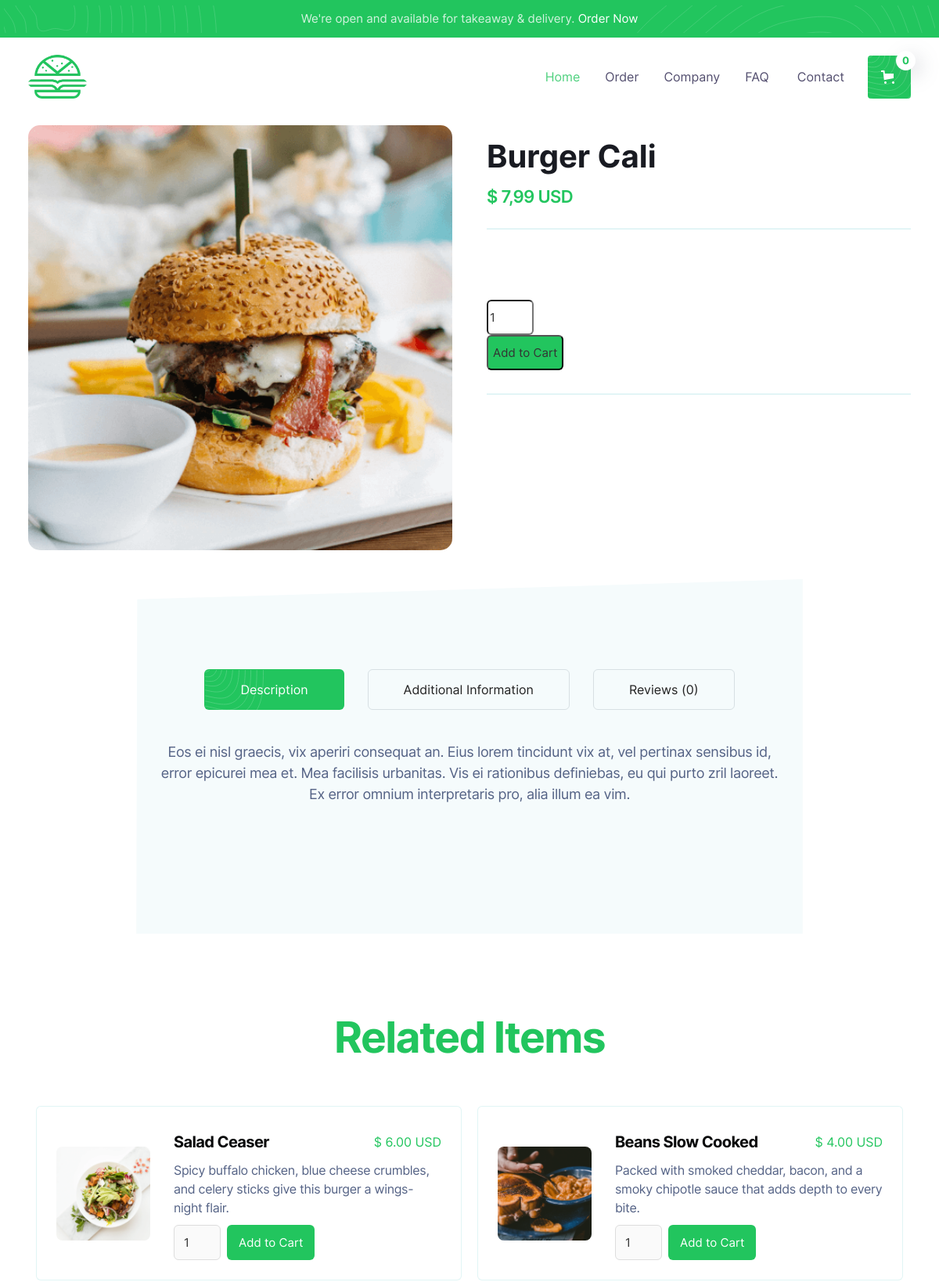
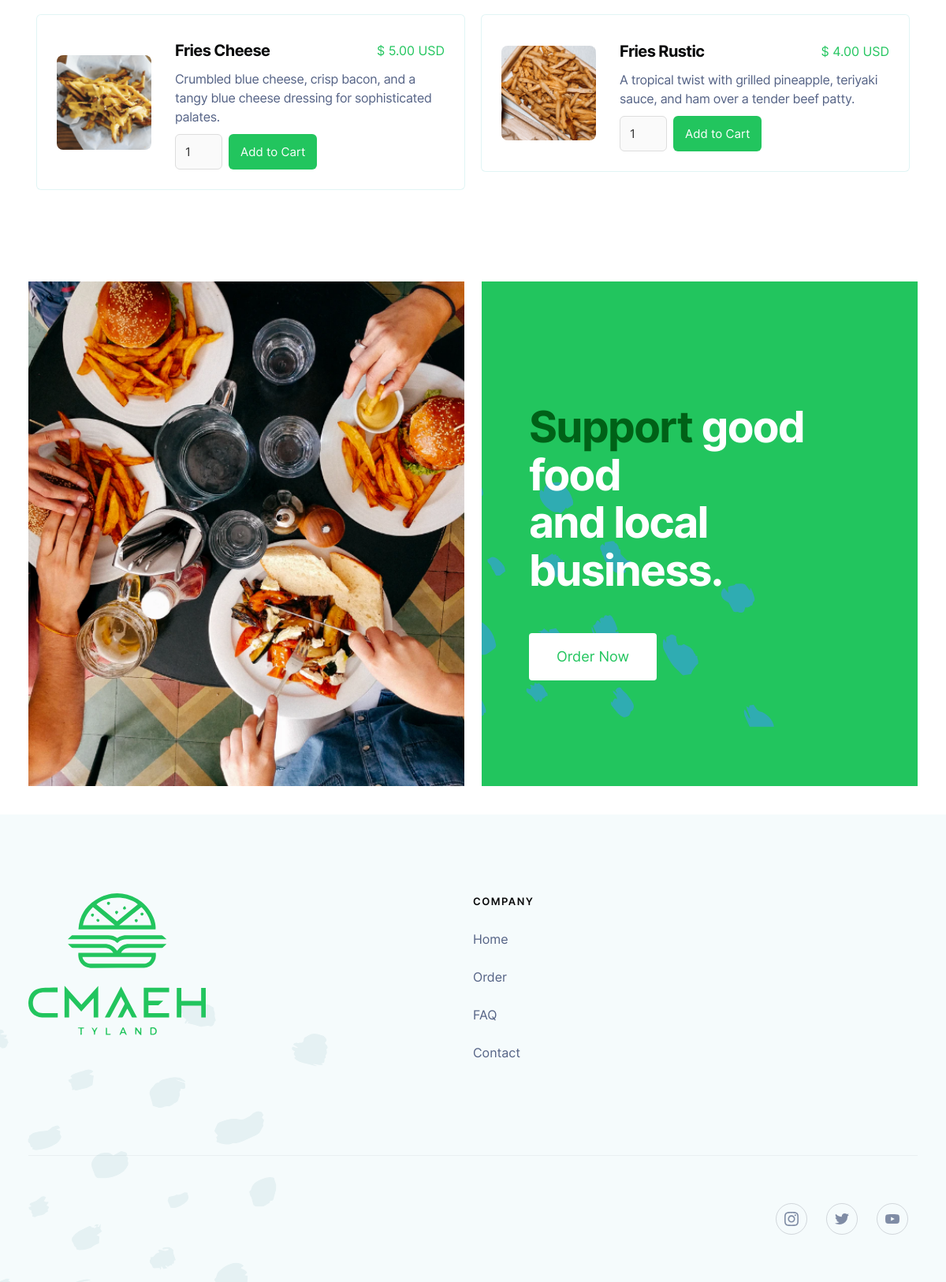
The page /product/burger-cali on the database its author committed (2 pictures, top to bottom).
### core/models.py (models this page shows, shortened)
class Product(models.Model):
  BURGER = 'burgers'
  SIDE = 'sides'
  DRINK = 'drinks'
  CATEGORY_CHOICES = [
    (BURGER, 'Burgers'),
    (SIDE, 'Sides'),
    (DRINK, 'Drinks'),
  ]
  title = models.CharField(max_length=100)
  subtitle = models.CharField(max_length=200,  blank=True)
  price = models.DecimalField(max_digits=10, decimal_places=2)
  description = models.TextField()
  is_featured = models.BooleanField(default=False)
  slug = AutoSlugField(populate_from='title', unique=True, blank=True)
  image = models.ImageField(null=True)
  category = models.CharField(null=True,max_length=100, choices=CATEGORY_CHOICES)
  additional_info = models.TextField(blank=True)
  created_at = models.DateTimeField(auto_now_add=True)
  updated_at = models.DateTimeField(auto_now=True)

### core/views.py (the view)
# urls.py: path('product/<slug:slug>', views.ProductView.as_view(), name='product_details'),
class ProductView(DetailView):
    model = Product
    context_object_name = 'product'
    template_name = "core/product.html"
    def get_context_data(self, **kwargs):
        context = super().get_context_data(**kwargs)
        return context

### core/templates/core/product.html (shortened to what this page needs)
{% extends 'core/base.html' %} {% load static %}  {% block content %}
<div class="content-section-short reduce-m">
    <div class="container">
        <div class="w-layout-grid product-grid">
            <div class="product-image-wrapper">
                <img data-wf-sku-bindings="%5B%7B%22from%22%3A%22f_main_image_4dr%22%2C%22to%22%3A%22src%22%7D%5D" src="{% static 'media/' %}{{product.image}}" alt="Beans Slow Cooked" class="product-image" />
            </div>
            <div class="product-content">
                <h3>{{product.title}}</h3>
                <div data-wf-sku-bindings="%5B%7B%22from%22%3A%22f_price_%22%2C%22to%22%3A%22innerHTML%22%7D%5D" class="price-text">$ {{product.price}} USD</div>
                <div class="plain-line"></div>
                <div class="full-details w-richtext">
                </div>
                <div>
                    <form method="post" action="/add_to_cart/{{ product.id }}/">
                        <input type="number" pattern="^[0-9]+$" inputMode="numeric" id="quantity-{{ product.id }}" name="quantity" min="1" class="quantity" value="1">
                        <input type="submit" class="order-button" value="Add to Cart">
                    </form>
                </div>
                <div class="plain-line"></div>
            </div>
        </div>
    </div>
</div>
<div class="content-section-bg">
    <div class="container-tight">
        <div data-duration-in="300" data-duration-out="100" data-current="Tab 1" data-easing="ease" class="w-tabs">
            <div class="tab-menu w-tab-menu">
                <a data-w-tab="Tab 1" class="tab-link-round w-inline-block w-tab-link w--current">
                    <div>Description</div>
                </a>
                <a data-w-tab="Tab 2" class="tab-link-round w-inline-block w-tab-link">
                    <div>Additional Information</div>
                </a>
                <a data-w-tab="Tab 3" class="tab-link-round w-inline-block w-tab-link">
                    <div>Reviews (0)</div>
                </a>
            </div>
            <div class="w-tab-content">
                <div data-w-tab="Tab 1" class="w-tab-pane w--tab-active">
                    <div class="additional-details w-richtext">
                        <p>{{product.description}}</p>
                    </div>
                </div>
            </div>
        </div>
    </div>
</div>
<div class="content-section-short">
    <div class="container">
        <div class="title-wrap-centre">
            <h2>Related Items</h2>
        </div>
        <div class="w-dyn-list">
            <div role="list" class="w-dyn-items w-row">
                <div role="listitem" class="menu-item w-dyn-item w-col w-col-6">
                    <div class="food-card">
                        <a href="/product/salad-ceaser" class="food-image-square w-inline-block"><img alt="" data-wf-sku-bindings="%5B%7B%22from%22%3A%22f_main_image_4dr%22%2C%22to%22%3A%22src%22%7D%5D" src="../images/side-2006.png" class="food-image" /></a>
                        <div class="food-card-content">
                            <a href="/product/salad-ceaser" class="food-title-wrap w-inline-block">
                                <h6>Salad Ceaser</h6>
                                <div data-wf-sku-bindings="%5B%7B%22from%22%3A%22f_price_%22%2C%22to%22%3A%22innerHTML%22%7D%5D" class="price">$ 6.00 USD</div>
                            </a>
                            <p class="paragraph">Spicy buffalo chicken, blue cheese crumbles, and celery sticks give this burger a wings-night flair.</p>
                            <div class="add-to-cart">
                                <form data-node-type="commerce-add-to-cart-form" data-commerce-sku-id="661ec1154c61f3baf573e318" data-loading-text="Adding to cart..." data-commerce-product-id="661ec1154c61f3baf573e2cb" class="w-commerce-commerceaddtocartform default-state"><input type="number" pattern="^[0-9]+$" inputMode="numeric" id="quantity-77d000eb734842aa4cf87b0bb03800c1" name="commerce-add-to-cart-quantity-input" min="1" class="w-commerce-commerceaddtocartquantityinput quantity" value="1"
                                    /><input type="submit" data-node-type="commerce-add-to-cart-button" data-loading-text="Adding to cart..." aria-busy="false" aria-haspopup="dialog" class="w-commerce-commerceaddtocartbutton order-button" value="Add to Cart"
                                    /></form>
                            </div>
                        </div>
                    </div>
                </div>
                <div role="listitem" class="menu-item w-dyn-item w-col w-col-6">
                    <div class="food-card">
                        <a href="/product/beans-slow-cooked" aria-current="page" class="food-image-square w-inline-block w--current"><img alt="" data-wf-sku-bindings="%5B%7B%22from%22%3A%22f_main_image_4dr%22%2C%22to%22%3A%22src%22%7D%5D" src="../images/side-2005.png" class="food-image" /></a>
                        <div class="food-card-content">
                            <a href="/product/beans-slow-cooked" aria-current="page" class="food-title-wrap w-inline-block w--current">
                                <h6>Beans Slow Cooked</h6>
                                <div data-wf-sku-bindings="%5B%7B%22from%22%3A%22f_price_%22%2C%22to%22%3A%22innerHTML%22%7D%5D" class="price">$ 4.00 USD</div>
                            </a>
                            <p class="paragraph">Packed with smoked cheddar, bacon, and a smoky chipotle sauce that adds depth to every bite.</p>
                            <div class="add-to-cart">
                                <form data-node-type="commerce-add-to-cart-form" data-commerce-sku-id="661ec1154c61f3baf573e315" data-loading-text="Adding to cart..." data-commerce-product-id="661ec1154c61f3baf573e2ca" class="w-commerce-commerceaddtocartform default-state"><input type="number" pattern="^[0-9]+$" inputMode="numeric" id="quantity-77d000eb734842aa4cf87b0bb03800c1" name="commerce-add-to-cart-quantity-input" min="1" class="w-commerce-commerceaddtocartquantityinput quantity" value="1"
                                    /><input type="submit" data-node-type="commerce-add-to-cart-button" data-loading-text="Adding to cart..." aria-busy="false" aria-haspopup="dialog" class="w-commerce-commerceaddtocartbutton order-button" value="Add to Cart"
                                    /></form>
                            </div>
                        </div>
                    </div>
                </div>
                <div role="listitem" class="menu-item w-dyn-item w-col w-col-6">
                    <div class="food-card">
                        <a href="/product/fries-cheese" class="food-image-square w-inline-block"><img alt="" data-wf-sku-bindings="%5B%7B%22from%22%3A%22f_main_image_4dr%22%2C%22to%22%3A%22src%22%7D%5D" src="../images/side-2002.png" class="food-image" /></a>
                        <div class="food-card-content">
                            <a href="/product/fries-cheese" class="food-title-wrap w-inline-block">
                                <h6>Fries Cheese</h6>
                                <div data-wf-sku-bindings="%5B%7B%22from%22%3A%22f_price_%22%2C%22to%22%3A%22innerHTML%22%7D%5D" class="price">$ 5.00 USD</div>
                            </a>
                            <p class="paragraph">Crumbled blue cheese, crisp bacon, and a tangy blue cheese dressing for sophisticated palates.</p>
                            <div class="add-to-cart">
                                <form data-node-type="commerce-add-to-cart-form" data-commerce-sku-id="661ec1154c61f3baf573e313" data-loading-text="Adding to cart..." data-commerce-product-id="661ec1154c61f3baf573e2cd" class="w-commerce-commerceaddtocartform default-state"><input type="number" pattern="^[0-9]+$" inputMode="numeric" id="quantity-77d000eb734842aa4cf87b0bb03800c1" name="commerce-add-to-cart-quantity-input" min="1" class="w-commerce-commerceaddtocartquantityinput quantity" value="1"
                                    /><input type="submit" data-node-type="commerce-add-to-cart-button" data-loading-text="Adding to cart..." aria-busy="false" aria-haspopup="dialog" class="w-commerce-commerceaddtocartbutton order-button" value="Add to Cart"
                                    /></form>
                            </div>
                        </div>
                    </div>
                </div>
                <div role="listitem" class="menu-item w-dyn-item w-col w-col-6">
                    <div class="food-card">
                        <a href="/product/fries-rustic" class="food-image-square w-inline-block"><img alt="" data-wf-sku-bindings="%5B%7B%22from%22%3A%22f_main_image_4dr%22%2C%22to%22%3A%22src%22%7D%5D" src="../images/side-2003.png" class="food-image" /></a>
                        <div class="food-card-content">
                            <a href="/product/fries-rustic" class="food-title-wrap w-inline-block">
                                <h6>Fries Rustic</h6>
                                <div data-wf-sku-bindings="%5B%7B%22from%22%3A%22f_price_%22%2C%22to%22%3A%22innerHTML%22%7D%5D" class="price">$ 4.00 USD</div>
                            </a>
                            <p class="paragraph">A tropical twist with grilled pineapple, teriyaki sauce, and ham over a tender beef patty.
                            </p>
                            <div class="add-to-cart">
                                <form data-node-type="commerce-add-to-cart-form" data-commerce-sku-id="661ec1154c61f3baf573e31c" data-loading-text="Adding to cart..." data-commerce-product-id="661ec1154c61f3baf573e2c4" class="w-commerce-commerceaddtocartform default-state"><input type="number" pattern="^[0-9]+$" inputMode="numeric" id="quantity-77d000eb734842aa4cf87b0bb03800c1" name="commerce-add-to-cart-quantity-input" min="1" class="w-commerce-commerceaddtocartquantityinput quantity" value="1"
                                    /><input type="submit" data-node-type="commerce-add-to-cart-button" data-loading-text="Adding to cart..." aria-busy="false" aria-haspopup="dialog" class="w-commerce-commerceaddtocartbutton order-button" value="Add to Cart"
                                    /></form>
                            </div>
                        </div>
                    </div>
                </div>
            </div>
        </div>
    </div>
</div>
<div class="cta-section">
    <div class="w-layout-grid cta-grid">
        <div class="cta-image"></div>
        <div class="cta-content">
            <h1 class="cta-heading"><span class="dark-span">Support</span> good food<br />and local business.</h1><a href="/order" class="button-white button-space w-button">Order Now</a>
        </div>
    </div>
</div>
{% endblock %}

### core/templates/core/base.html (style rules this page uses)
body { -webkit-font-smoothing: antialiased; -moz-osx-font-smoothing: grayscale; }
.reduce-m { padding: 12px 3%; }

### rows shown on the page
Product: image (picture), title "Burger Cali", price "7,99", description "Eos ei nisl graecis, vix aperiri consequat an. Eius lorem tincidunt vix at, vel pertinax sensibus id, error epicurei mea et. Mea facilisis urbanitas. Vis ei rationibus definiebas, eu qui purto zril laoreet. Ex error omnium interpretaris pro, alia illum ea vim."

### other values the page prints
{{ request.cart_data.total_quantity }} "0"
